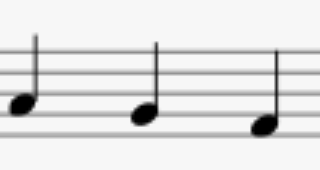
#> input picture pictures/badqualitysheet.png, 320 x 170 px
$ python -i sheet_reader.py   (imports and definitions only)   (older library calls are emulated)
#> lines starting #> are read from the running program, lines starting #| are printed output that depends on the picture; after the words box and inside, x2 and y2 are one past the last pixel; in counts of white or black regions, pixels touching at a corner belong together
#> further down, picture is the input picture: shape (170, 320, 3); min 0, max 247, mean 227.1
import cv2
import matplotlib.pyplot as plt
import numpy as np


def dilate_img(img, kernel_size_x=3, kernel_size_y=3, iterations=1, show = False):
#> called with kernel_size_x = 8, kernel_size_y = 6, iterations = 1, show = False
    kernel = np.ones((kernel_size_x, kernel_size_y), np.uint8)
    dilation = cv2.dilate(img,kernel,iterations = iterations)
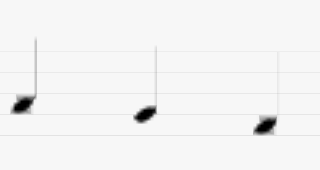
#> dilation: shape (170, 320, 3); min 0, max 247, mean 243.2
    if show:
        plt.figure(figsize=(16,6))
        plt.imshow(dilation)
        plt.show()
    return dilation

def erode_img(img, kernel_size_x=3, kernel_size_y=3, iterations=1, show = False):
#> called with kernel_size_x = 8, kernel_size_y = 6, iterations = 1, show = False
    kernel = np.ones((kernel_size_x, kernel_size_y), np.uint8)
    erosion = cv2.erode(img,kernel,iterations = iterations)
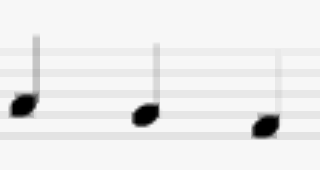
#> erosion: shape (170, 320, 3); min 0, max 247, mean 236.4
    if show:
        plt.figure(figsize=(16,6))
        plt.imshow(erosion)
        plt.show()
    return erosion

def get_black_notes(img, show = False):
    dilated = dilate_img(img, 8, 6, show=show)
    eroded = erode_img(dilated, 8, 6, show=show)
    gray = np.float32(cv2.cvtColor(eroded,cv2.COLOR_BGR2GRAY))
    sobelx = cv2.Sobel(gray, cv2.CV_64F, 1, 0, ksize = 5)
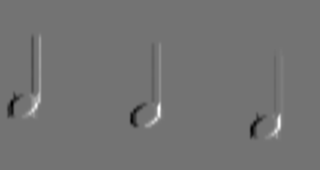
#> sobelx: shape (170, 320) float64; min -7077, max 8482, mean 0; drawn with min black and max white
    sobely = cv2.Sobel(gray, cv2.CV_64F, 0, 1, ksize = 5)
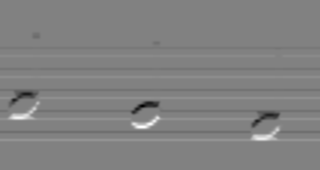
#> sobely: shape (170, 320) float64; min -7402, max 7168, mean 0; drawn with min black and max white
    sobel = np.sqrt(sobelx**2 + sobely**2)
    sobel = (sobel / sobel.max()*255).astype(np.uint8)
    black_white_threshold = 50
    sobel[sobel <= black_white_threshold] = 0
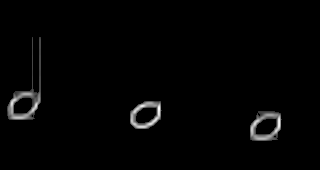
#> sobel: shape (170, 320); min 0, max 255, mean 4
    sobel[sobel > black_white_threshold] = 255
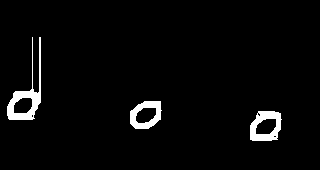
#> sobel: shape (170, 320); 3.3% white; 3 white regions, box (x1, y1, x2, y2) and area: (7, 37, 41, 120) 765, (250, 111, 282, 141) 567, (130, 101, 162, 129) 489
    circles = cv2.HoughCircles(sobel, cv2.HOUGH_GRADIENT, dp = 1, minDist = 15, param1 = 1, param2 = 6, minRadius = 5, maxRadius = 7)
#> circles = [[141.5, 116.5, 6.4]]
    circles = np.uint16(np.around(circles))
#> circles = [[142, 116, 6]]
    new_circles = []
    img_circles = img.copy()
    for i in range(len(circles[0,:])):
        cv2.circle(img_circles, (circles[0,i,0], circles[0,i,1]), circles[0,i,2], (0,255,0), 2)
        new_circles.append(circles[0,i])
#> this loop made 1 pass
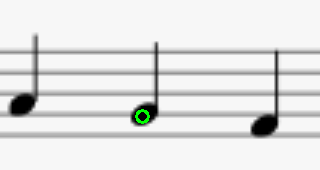
#> img_circles: shape (170, 320, 3); 0.21% of pixels changed, all inside (x1, y1, x2, y2) = (135, 109, 150, 124)
#> after the loop, new_circles = [[142, 116, 6]]
    if show:
        plt.figure(figsize=(16,6))
        plt.imshow(img_circles)
        plt.show()
    return np.array([new_circles])

# [307 lines left out: functions get_white_notes, min_distance, all_notes_circles, isolate_index, group_circles_staff, get_interline and 16 more, not called in this run]

>>> import cv2
>>> picture = cv2.imread('../pictures/badqualitysheet.png')
>>> result = get_black_notes(picture)
#> result = [[142, 116, 6]]

$ run again, on pictures/emptysheet.png
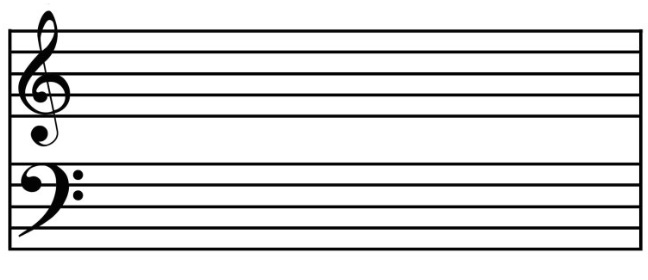
#> input picture pictures/emptysheet.png, 648 x 280 px
#> picture is the input picture: shape (280, 648, 3); min 0, max 255, mean 222.5
#> in get_black_notes, `sobel[sobel > black_white_threshold] = 255`:
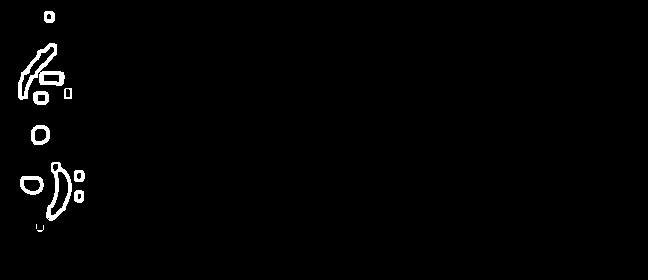
#> sobel: shape (280, 648); 1.3% white; 11 white regions (2 under 20 px), largest, box (x1, y1, x2, y2) and area: (18, 43, 65, 100) 808, (46, 162, 72, 221) 519, (20, 176, 44, 195) 231
#> in get_black_notes, `circles = cv2.HoughCircles(sobel, cv2.HOUGH_GRADIENT, dp = 1, minDist ..`: circles = [[49.5, 16.5, 6.4], [33.5, 184.5, 6], [51.5, 48.5, 6.4], [50.5, 213.5, 6.4], [39.5, 133.5, 5.3], [77.5, 175.5, 6.4], [42.5, 95.5, 6], [22.5, 93.5, 5.3], [78.5, 196.5, 5.3], [58.5, 76.5, 6.4], [60.5, 173.5, 6.4]]
#> in get_black_notes, `circles = np.uint16(np.around(circles))`: circles = [[50, 16, 6], [34, 184, 6], [52, 48, 6], [50, 214, 6], [40, 134, 5], [78, 176, 6], [42, 96, 6], [22, 94, 5], [78, 196, 5], [58, 76, 6], [60, 174, 6]]
#> the loop in get_black_notes, `for i in range(len(circles[0,:])):` made 11 passes
#> after the loop in get_black_notes, `for i in range(len(circles[0,:])):`:
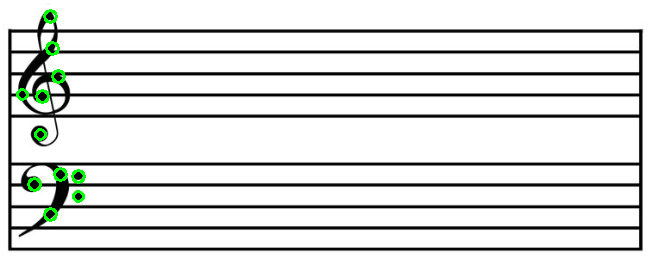
#> img_circles: shape (280, 648, 3); 0.64% of pixels changed, all inside (x1, y1, x2, y2) = (16, 9, 86, 222)
#> after the loop in get_black_notes, `for i in range(len(circles[0,:])):`: new_circles has the same summary as circles
#> result has the same summary as circles in get_black_notes

$ run again, on pictures/lesssimplesheet.png
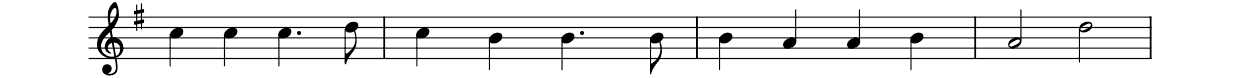
#> input picture pictures/lesssimplesheet.png, 1238 x 78 px
#> picture is the input picture: shape (78, 1238, 3); min 0, max 255, mean 231.9
#> in get_black_notes, `sobel[sobel > black_white_threshold] = 255`:
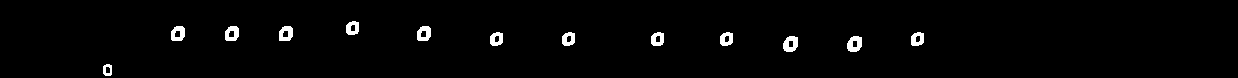
#> sobel: shape (78, 1238); 1.9% white; 13 white regions, largest, box (x1, y1, x2, y2) and area: (783, 36, 798, 52) 175, (847, 36, 862, 52) 175, (279, 26, 293, 41) 157
#> in get_black_notes, `circles = cv2.HoughCircles(sobel, cv2.HOUGH_GRADIENT, dp = 1, minDist ..`: circles = 13 rows, first 8: [495.5, 38.5, 6.4], [567.5, 38.5, 6.4], [725.5, 38.5, 6.4], [916.5, 38.5, 6.4], [351.5, 27.5, 6.4], [656.5, 38.5, 6.4], [107.5, 69.5, 6], [790.5, 41.5, 6.4]
#> in get_black_notes, `circles = np.uint16(np.around(circles))`: circles = 13 rows, first 8: [496, 38, 6], [568, 38, 6], [726, 38, 6], [916, 38, 6], [352, 28, 6], [656, 38, 6], [108, 70, 6], [790, 42, 6]
#> the loop in get_black_notes, `for i in range(len(circles[0,:])):` made 13 passes
#> after the loop in get_black_notes, `for i in range(len(circles[0,:])):`:
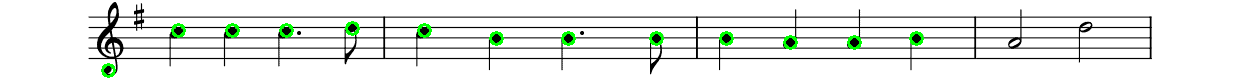
#> img_circles: shape (78, 1238, 3); 1.51% of pixels changed, all inside (x1, y1, x2, y2) = (101, 21, 924, 78)
#> after the loop in get_black_notes, `for i in range(len(circles[0,:])):`: new_circles = [[496, 38, 6], [568, 38, 6], [726, 38, 6], [916, 38, 6], [352, 28, 6], [656, 38, 6], [108, 70, 6], [790, 42, 6], [854, 42, 6], [178, 30, 6], [232, 30, 6], [286, 30, 6], [424, 30, 6]]
#> result has the same summary as circles in get_black_notes
